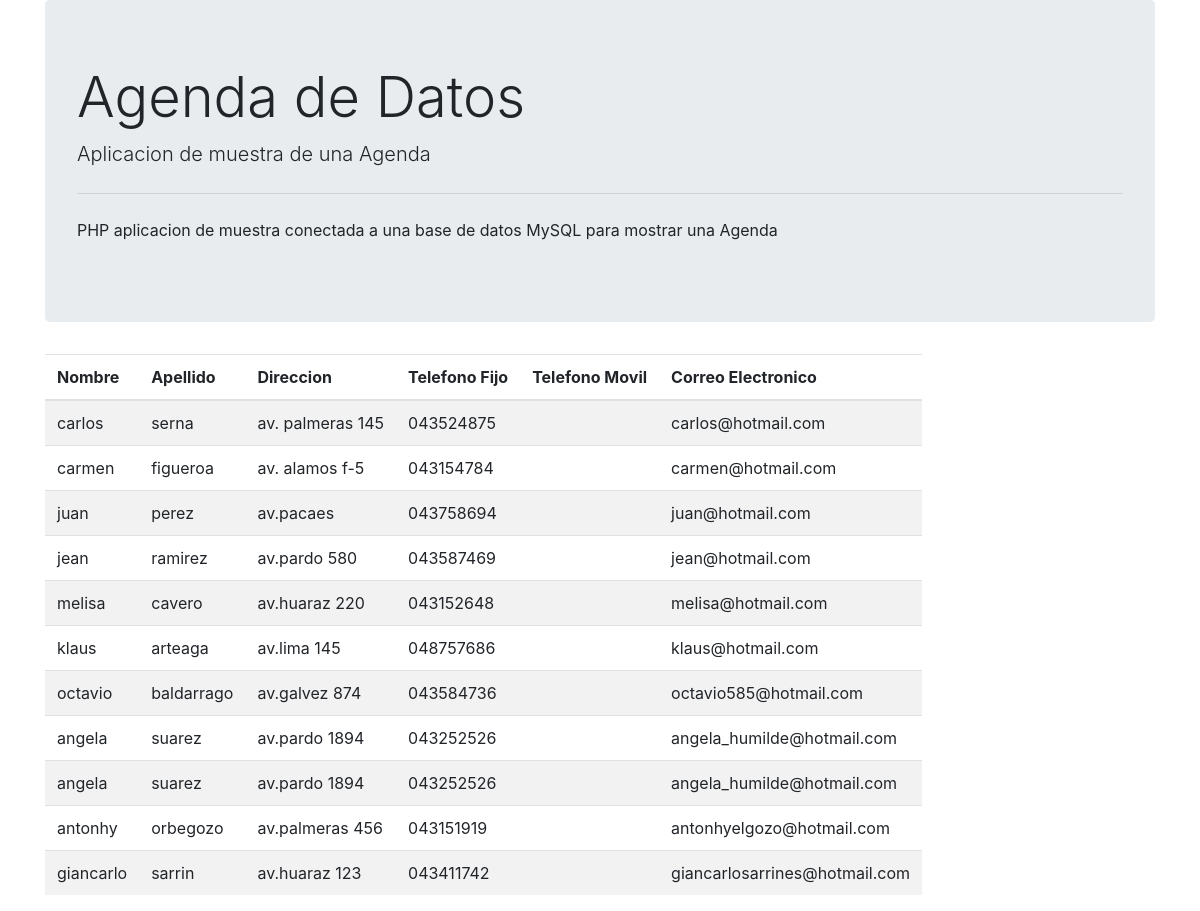
The page / on the database its author committed.
### tables this page shows
CREATE TABLE agenda
 (codigoper                  VARCHAR(3)  NOT NULL,
  nombre                     VARCHAR(45) NOT NULL,
  apellido                   VARCHAR(45) NOT NULL,
  direccion                  VARCHAR(45),
  telefijo                   VARCHAR(9),
  telefmovi                  VARCHAR(9),
  email                      VARCHAR(30),
  fbc                        VARCHAR(30)
 );

### index.php (the view, shortened to what this page needs)
<html>
<head>
  <link rel="stylesheet" href="https://stackpath.bootstrapcdn.com/bootstrap/4.1.1/css/bootstrap.min.css">
</head>
<body>
  <div class = "container">
    <div class="jumbotron">
      <h1 class="display-4">Agenda de Datos</h1>
      <p class="lead">Aplicacion de muestra de una Agenda</p>
      <hr class="my-4">
      <p>PHP aplicacion de muestra conectada a una base de datos MySQL para mostrar una Agenda</p>
    </div>
    <table class="table table-striped table-responsive">
      <thead>
        <tr>
          <th>Nombre</th>
          <th>Apellido</th>
          <th>Direccion</th>
          <th>Telefono Fijo</th>
          <th>Telefono Movil</th>
          <th>Correo Electronico</th>
        </tr>
      </thead>
      <tbody>
        <?php
        $conexion = mysqli_connect(getenv('MYSQL_HOST'), getenv('MYSQL_USER'), getenv('MYSQL_PASSWORD'), "BD");
        $cadenaSQL = "select * from agenda";
        $resultado = mysqli_query($conexion, $cadenaSQL);
        while ($fila = mysqli_fetch_object($resultado)) {
         echo "<tr><td> " .$fila->nombre .
         "</td><td>" . $fila->apellido .
         "</td><td>" . $fila->direccion .
         "</td><td>" . $fila->telefijo .
         "</td><td>" . $fila->telemovil .
         "</td><td>" . $fila->email .
         "</td></tr>";
       }
       ?>
     </tbody>
   </table>
 </div>
</body>
</html>

### rows shown on the page
agenda: nombre "carlos", apellido "serna", direccion "av. palmeras 145", telefijo "043524875", email "carlos@hotmail.com"
agenda: nombre "carmen", apellido "figueroa", direccion "av. alamos f-5", telefijo "043154784", email "carmen@hotmail.com"
agenda: nombre "juan", apellido "perez", direccion "av.pacaes", telefijo "043758694", email "juan@hotmail.com"
agenda: nombre "jean", apellido "ramirez", direccion "av.pardo 580", telefijo "043587469", email "jean@hotmail.com"
agenda: nombre "melisa", apellido "cavero", direccion "av.huaraz 220", telefijo "043152648", email "melisa@hotmail.com"
agenda: nombre "klaus", apellido "arteaga", direccion "av.lima 145", telefijo "048757686", email "klaus@hotmail.com"
agenda: nombre "octavio", apellido "baldarrago", direccion "av.galvez 874", telefijo "043584736", email "octavio585@hotmail.com"
agenda: nombre "angela", apellido "suarez", direccion "av.pardo 1894", telefijo "043252526", email "angela_humilde@hotmail.com"
agenda: nombre "angela", apellido "suarez", direccion "av.pardo 1894", telefijo "043252526", email "angela_humilde@hotmail.com"
agenda: nombre "antonhy", apellido "orbegozo", direccion "av.palmeras 456", telefijo "043151919", email "antonhyelgozo@hotmail.com"
agenda: nombre "giancarlo", apellido "sarrin", direccion "av.huaraz 123", telefijo "043411742", email "giancarlosarrines@hotmail.com"
